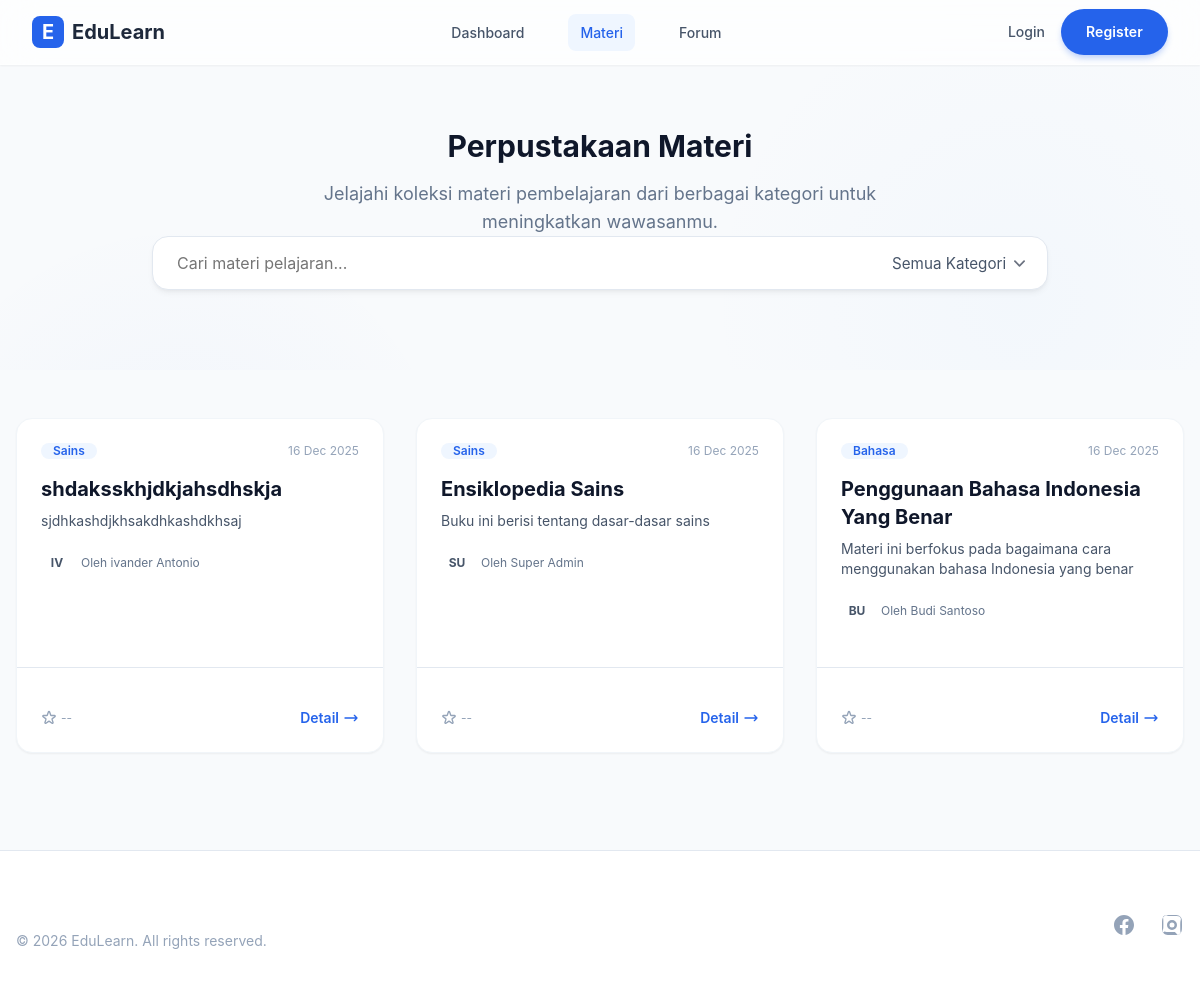
The page /materials/index.php on the database its author committed.
### tables this page shows
CREATE TABLE `materials` (
  `id` int(11) NOT NULL,
  `user_id` int(11) NOT NULL,
  `title` varchar(150) NOT NULL,
  `description` text DEFAULT NULL,
  `category` varchar(50) DEFAULT NULL,
  `file_name` varchar(255) NOT NULL,
  `uploaded_at` timestamp NOT NULL DEFAULT current_timestamp()
);

CREATE TABLE `users` (
  `id` int(11) NOT NULL,
  `username` varchar(50) NOT NULL,
  `password` varchar(255) NOT NULL,
  `full_name` varchar(100) NOT NULL,
  `role` varchar(20) DEFAULT 'user'
);

### materials/index.php (the view, shortened to what this page needs)
<?php
require_once '../config/database.php';
require_once '../includes/header.php';
$search = $_GET['search'] ?? '';
$query = "SELECT m.*, u.full_name FROM materials m JOIN users u ON m.user_id = u.id WHERE 1=1";
$params = [];
$query .= " ORDER BY m.uploaded_at DESC";
try {
    $stmt = $pdo->prepare($query);
    $stmt->execute($params);
    $materials = $stmt->fetchAll();
} catch (PDOException $e) {
    die("Error fetching materials: " . $e->getMessage());
}
?>
<div class="relative overflow-hidden mb-8">
    <div class="container mx-auto py-12 px-4 sm:px-6 lg:px-8 relative z-10">
        <div class="text-center max-w-2xl mx-auto mb-10">
            <h1 class="text-3xl font-bold text-gray-900 mb-4">Perpustakaan Materi</h1>
            <p class="text-gray-500 text-lg">Jelajahi koleksi materi pembelajaran dari berbagai kategori untuk meningkatkan wawasanmu.</p>
        </div>
        <div class="search-bar-container max-w-4xl mx-auto">
            <div class="flex-grow">
                <form action="" method="GET" class="w-full">
                    <input type="text" name="search" value="<?php echo htmlspecialchars($search); ?>" class="clean-input" placeholder="Cari materi pelajaran...">
                </form>
            </div>
            <div class="flex-shrink-0 sm:w-64">
                <select onchange="window.location.href='index.php?category='+this.value + '<?php echo $search ? "&search=$search" : ""; ?>'" class="clean-select">
                    <option value="">Semua Kategori</option>
                </select>
            </div>
        </div>
    </div>
</div>
<div class="bg-slate-50 py-12 min-h-content">
    <div class="container mx-auto px-4 sm:px-6 lg:px-8">
        <?php if (count($materials) > 0): ?>
            <div class="grid grid-cols-1 sm:grid-cols-2 lg:grid-cols-3 gap-8">
                <?php foreach ($materials as $material): ?>
                    <div class="bg-white rounded-2xl shadow-sm hover:shadow-md transition-shadow duration-300 border border-slate-100 overflow-hidden flex flex-col h-full">
                        <div class="p-6 flex-grow">
                            <div class="flex items-center justify-between mb-4">
                                <span class="px-3 py-1 bg-primary-50 text-primary-600 text-xs font-semibold rounded-full"><?php echo htmlspecialchars($material['category'] ?? 'General'); ?></span>
                                <span class="text-xs text-slate-400"><?php echo date('d M Y', strtotime($material['uploaded_at'])); ?></span>
                            </div>
                            <h3 class="text-xl font-bold text-gray-900 mb-2 line-clamp-2"><?php echo htmlspecialchars($material['title']); ?></h3>
                            <p class="text-gray-600 text-sm mb-4 line-clamp-3"><?php echo htmlspecialchars($material['description']); ?></p>
                            <div class="flex items-center gap-2 mb-4">
                                <div class="w-8 h-8 rounded-full bg-slate-200 flex items-center justify-center text-xs font-bold text-slate-600">
                                    <?php echo strtoupper(substr($material['full_name'], 0, 2)); ?>
                                </div>
                                <span class="text-xs text-slate-500">Oleh <?php echo htmlspecialchars($material['full_name']); ?></span>
                            </div>
                        </div>
                        <div class="p-6 pt-0 mt-auto border-t border-slate-50">
                            <div class="flex items-center justify-between pt-4">
                                <div class="flex items-center gap-1 text-slate-400 text-xs">
                                    <span>--</span>
                                </div>
                                <div class="flex items-center gap-3">
                                    <a href="view.php?id=<?php echo $material['id']; ?>" class="text-primary-600 font-semibold text-sm hover:text-primary-700 flex items-center gap-1 group">
                                        Detail
                                        <svg class="w-4 h-4 group-hover:translate-x-1 transition-transform" fill="none" stroke="currentColor" viewBox="0 0 24 24"><path stroke-linecap="round" stroke-linejoin="round" stroke-width="2" d="M17 8l4 4m0 0l-4 4m4-4H3"></path></svg>
                                    </a>
                                </div>
                            </div>
                        </div>
                    </div>
                <?php endforeach; ?>
            </div>
        <?php endif; ?>
    </div>
</div>
<?php require_once '../includes/footer.php'; ?>

### rows shown on the page
materials: category "Sains", uploaded_at "16 Dec 2025", title "shdaksskhjdkjahsdhskja", description "sjdhkashdjkhsakdhkashdkhsaj", user.full_name "IV", user.full_name "ivander Antonio"
materials: category "Sains", uploaded_at "16 Dec 2025", title "Ensiklopedia Sains", description "Buku ini berisi tentang dasar-dasar sains", user.full_name "SU", user.full_name "Super Admin"
materials: category "Bahasa", uploaded_at "16 Dec 2025", title "Penggunaan Bahasa Indonesia Yang Benar", description "Materi ini berfokus pada bagaimana cara menggunakan bahasa Indonesia yang benar", user.full_name "BU", user.full_name "Budi Santoso"
